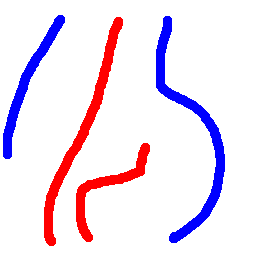
#> input picture astronaut_marking.png, 256 x 256 px; its folder holds 2 pictures in this run
$ python main_interactive_UI.py astronaut_marking.png astronaut.png out.png   (Python 2 division)
#> lines starting #> are read from the running program, lines starting #| are printed output that depends on the picture
# ================================================
# Skeleton codes for HW4
# Read the skeleton codes carefully and put all your
# codes into main function
# ================================================
import sys
import cv2
import numpy as np
import matplotlib.pyplot as plt
from skimage.segmentation import slic
from skimage.segmentation import mark_boundaries
from skimage.data import astronaut
from skimage.util import img_as_float
import maxflow
from scipy.spatial import Delaunay
import skimage.io as io

# [10 lines left out: function help_message, not called in this run]

# Calculate the SLIC superpixels, their histograms and neighbors
def superpixels_histograms_neighbors(img):
    # SLIC
    segments = slic(img, n_segments=520, compactness=23) #18, 29, 33
    segments_ids = np.unique(segments)

    # centers
    centers = np.array([np.mean(np.nonzero(segments==i),axis=1) for i in segments_ids])

    # H-S histograms for all superpixels
    hsv = cv2.cvtColor(img.astype('float32'), cv2.COLOR_BGR2HSV)
    bins = [20, 20] # H = S = 20
    ranges = [0, 360, 0, 1] # H: [0, 360], S: [0, 1]
    colors_hists = np.float32([cv2.calcHist([hsv],[0, 1], np.uint8(segments==i), bins, ranges).flatten() for i in segments_ids])

    # neighbors via Delaunay tesselation
    tri = Delaunay(centers)

    return (centers,colors_hists,segments,tri.vertex_neighbor_vertices)

# Get superpixels IDs for FG and BG from marking
def find_superpixels_under_marking(marking, superpixels):
    # fg_segments = np.unique(superpixels[marking[:,:,0]!=255])
    # bg_segments = np.unique(superpixels[marking[:,:,2]!=255])
    segments_mask = np.all(marking==(0,0,255), axis=-1)
    fg_segments = np.unique(superpixels[segments_mask])
    segments_mask = np.all(marking==(255,0,0), axis=-1)
    bg_segments = np.unique(superpixels[segments_mask])
    return (fg_segments, bg_segments)

# Sum up the histograms for a given selection of superpixel IDs, normalize
def cumulative_histogram_for_superpixels(ids, histograms):
    h = np.sum(histograms[ids],axis=0)
    return h / h.sum()

# Get a bool mask of the pixels for a given selection of superpixel IDs
def pixels_for_segment_selection(superpixels_labels, selection):
    pixels_mask = np.where(np.isin(superpixels_labels, selection), True, False)
    return pixels_mask

# Get a normalized version of the given histograms (divide by sum)
def normalize_histograms(histograms):
    return np.float32([h / h.sum() for h in histograms])

# Perform graph cut using superpixels histograms
def do_graph_cut(fgbg_hists, fgbg_superpixels, norm_hists, neighbors):
    num_nodes = norm_hists.shape[0]
    # Create a graph of N nodes, and estimate of 5 edges per node
    g = maxflow.Graph[float](num_nodes, num_nodes * 5)
    # Add N nodes
    nodes = g.add_nodes(num_nodes)

    hist_comp_alg = cv2.HISTCMP_KL_DIV

    # Smoothness term: cost between neighbors
    indptr,indices = neighbors
    for i in range(len(indptr)-1):
        N = indices[indptr[i]:indptr[i+1]] # list of neighbor superpixels
        hi = norm_hists[i]                 # histogram for center
        for n in N:
            if (n < 0) or (n > num_nodes):
                continue
            # Create two edges (forwards and backwards) with capacities based on
            # histogram matching
            hn = norm_hists[n]             # histogram for neighbor
            g.add_edge(nodes[i], nodes[n], 20-cv2.compareHist(hi, hn, hist_comp_alg),
                                           20-cv2.compareHist(hn, hi, hist_comp_alg))

    # Match term: cost to FG/BG
    for i,h in enumerate(norm_hists):
        if i in fgbg_superpixels[0]:
            g.add_tedge(nodes[i], 0, 1000) # FG - set high cost to BG
        elif i in fgbg_superpixels[1]:
            g.add_tedge(nodes[i], 1000, 0) # BG - set high cost to FG
        else:
            g.add_tedge(nodes[i], cv2.compareHist(fgbg_hists[0], h, hist_comp_alg),
                                  cv2.compareHist(fgbg_hists[1], h, hist_comp_alg))

    g.maxflow()
    return g.get_grid_segments(nodes)

# [23 lines left out: function RMSD, not called in this run]

global color
color = [0,0,0]
drawing = False # true if mouse is pressed
mode = True # if True, draw rectangle. Press 'm' to toggle to curve
ix,iy = -1,-1

def nothing(x):
    pass

# mouse callback function
# [15 lines left out: function draw_circle, not called in this run]

def generate_marking(ast):
    ast = cv2.imread('astronaut.png')
    img = np.ones(ast.shape, np.uint8)
    img = img*255
    cv2.namedWindow('image')
    cv2.setMouseCallback('image',draw_circle, [ast, img])

    cv2.createTrackbar('R','image',0,255,nothing)
    cv2.createTrackbar('B','image',0,255,nothing)

    r = cv2.getTrackbarPos('R','image')
    g = cv2.getTrackbarPos('G','image')
    b = cv2.getTrackbarPos('B','image')

    while(1):
        cv2.imshow('image',ast)
        k = cv2.waitKey(1) & 0xFF
        r = cv2.getTrackbarPos('R','image')
        b = cv2.getTrackbarPos('B','image')

        global color
        color = [b,0,r]
        if k == 27:
            break

    cv2.destroyAllWindows()
    return img

if __name__ == '__main__':

    # validate the input arguments
    if (len(sys.argv) != 4):
        help_message()
        sys.exit()

    img = cv2.imread(sys.argv[1])
#> img is the input picture: shape (256, 256, 3); mean B, G, R 240.5, 224.5, 239
    img_marking = generate_marking(img)
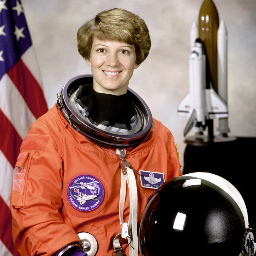
#> input picture astronaut.png, 256 x 256 px
#> in generate_marking, ast is the input picture: shape (256, 256, 3); mean B, G, R 96.6, 105.9, 141.7
#> (key Esc is pressed here)
#> img_marking: shape (256, 256, 3); every value is 255

    # [7 lines of commented-out code are left out]

    centers, color_hists, superpixels, neighbors = superpixels_histograms_neighbors(img)
#> in superpixels_histograms_neighbors, `segments = slic(img, n_segments=520, compactness=23)`:
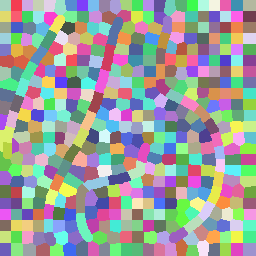
#> segments: shape (256, 256) int64; 465 distinct labels, from 1 to 465; one colour per label, 0 black
#> in superpixels_histograms_neighbors, `segments_ids = np.unique(segments)`: segments_ids = 465 values from 1 to 465
#> in superpixels_histograms_neighbors, `centers = np.array([np.mean(np.nonzero(segments==i),axis=1) for i in s..`: centers = 465 pairs, first value 4.61 to 250.4, second value 2.68 to 249.8
#> in superpixels_histograms_neighbors, `hsv = cv2.cvtColor(img.astype('float32'), cv2.COLOR_BGR2HSV)`: hsv: shape (256, 256, 3) float32; mean H, S, V 15, 0.1, 255
#> in superpixels_histograms_neighbors, `colors_hists = np.float32([cv2.calcHist([hsv],[0, 1], np.uint8(segment..`:
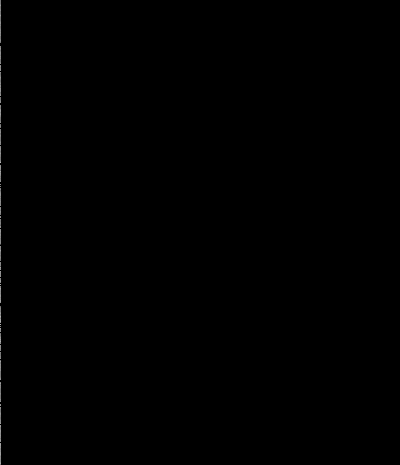
#> colors_hists: shape (465, 400) float32; min 0, max 182, mean 0.3
    fg_segments, bg_segments = find_superpixels_under_marking(img_marking, superpixels)
#> in find_superpixels_under_marking, `segments_mask = np.all(marking==(0,0,255), axis=-1)`: segments_mask: shape (256, 256) bool; every value is 0
#> in find_superpixels_under_marking, `fg_segments = np.unique(superpixels[segments_mask])`: fg_segments = empty array
#> fg_segments = empty array; bg_segments = empty array
    fg_cumulative_hist = cumulative_histogram_for_superpixels(fg_segments, color_hists)
#> in cumulative_histogram_for_superpixels, `h = np.sum(histograms[ids],axis=0)`: h = 400 values from 0 to 0
    bg_cumulative_hist = cumulative_histogram_for_superpixels(bg_segments, color_hists)
    norm_hists = normalize_histograms(color_hists)
    fgbg_hists = [fg_cumulative_hist, bg_cumulative_hist]
    fgbg_superpixels = [fg_segments, bg_segments]
#> fgbg_superpixels = [empty array, empty array]
    graph_cut = do_graph_cut(fgbg_hists, fgbg_superpixels, norm_hists, neighbors)
#> (the run stopped early here; a loop or call above may not have finished)
